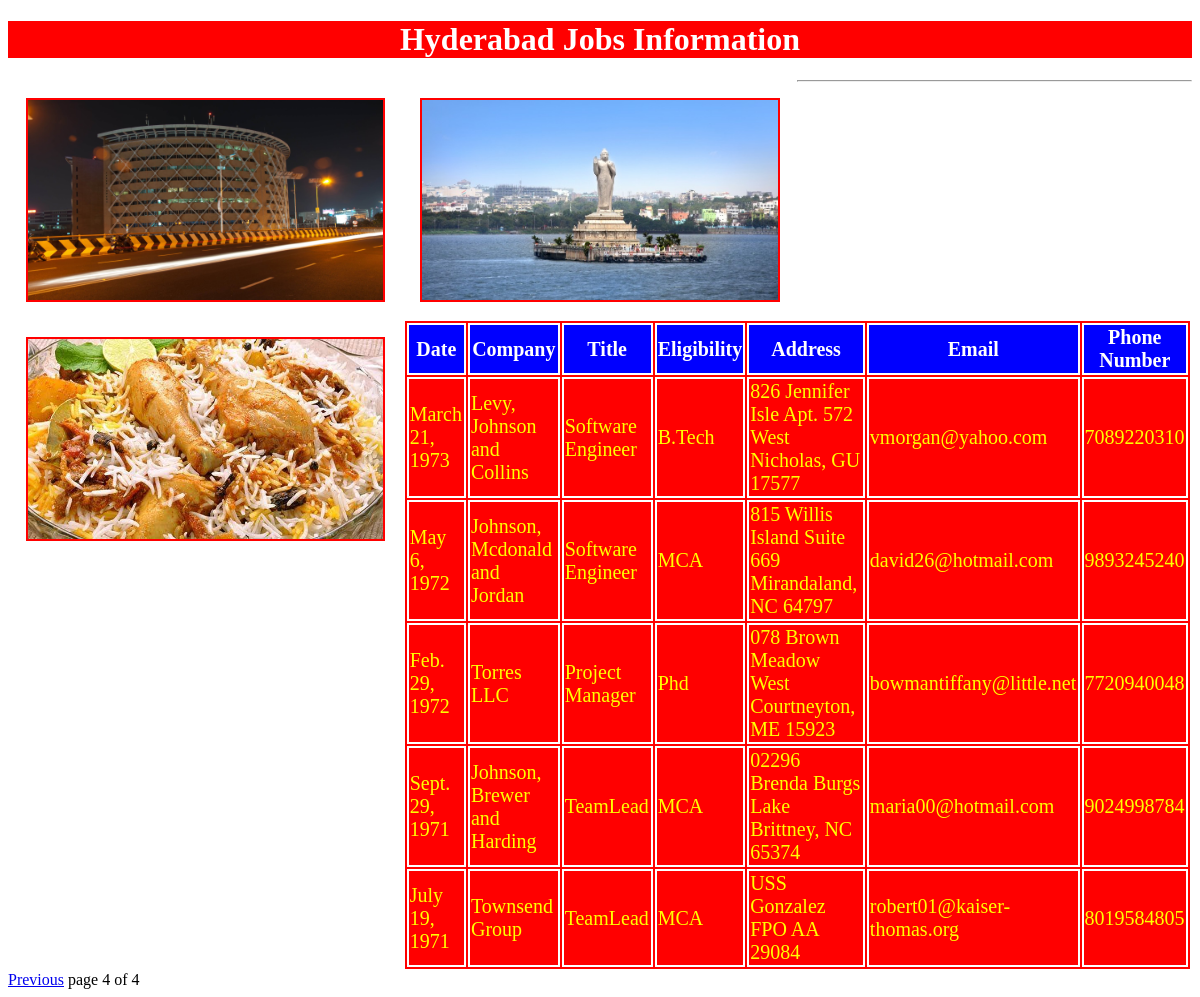
Screenshot of /hydjobs/?page=4 with the database file from the repository.
### testapp/models.py (models this page shows)
class hydjobs(models.Model):
    date=models.DateField();
    company=models.CharField(max_length=100);
    title=models.CharField(max_length=100);
    eligibility=models.CharField(max_length=100);
    address=models.CharField(max_length=100);
    email=models.EmailField();
    phonenumber=models.IntegerField()

### testapp/views.py (the view)
# urls.py: url(r'^hydjobs/', views.hydjobs1),
def hydjobs1(request):
    jobs_list=hydjobs.objects.order_by('-date')
    paginator=Paginator(jobs_list,25)
    page_number=request.GET.get('page')
    try:
        jobs_list=paginator.page(page_number)
    except PageNotAnInteger:
        jobs_list=paginator.page(1)
    except EmptyPage:
        jobs_list=paginator.page(paginator.num_pages)
    return render(request,'testapp/hydjobs.html',{'jobs_list':jobs_list})

### templates/testapp/hydjobs.html (shortened to what this page needs)
<!DOCTYPE html>
{%load staticfiles%}
<html lang="en" dir="ltr">
  <head>
    <link rel="stylesheet" href="{% static "css/demodjproject.css" %}">
  </head>
  <body>
    <h1>Hyderabad Jobs Information</h1>
      <img src="{%static "images/hyd2.jpg"%}" alt="">
      <img src="{%static "images/hyd1.jpg"%}" alt="">
      <img src="{%static "images/hyd3.jpg"%}" alt="">
      <hr>
      {% if jobs_list %}
      <table id='tab'>
        <thead>
          <th>Date</th>
          <th>Company</th>
          <th>Title</th>
          <th>Eligibility</th>
          <th>Address</th>
          <th>Email</th>
          <th>Phone Number</th>
        </thead>
        {%for job in jobs_list %}
        <tr>
          <td>{{job.date}}</td>
          <td>{{job.company}}</td>
          <td>{{job.title}}</td>
          <td>{{job.eligibility}}</td>
          <td>{{job.address}}</td>
          <td>{{job.email}}</td>
          <td>{{job.phonenumber}}</td>
        </tr>
        {% endfor %}
      </table>
      {%include 'testapp/pagination.html' with page=jobs_list%}
      {%else %}
      <p>No Jobs Found in Hyderabad</p>
    {% endif %}
  </body>
</html>

### static/css/demodjproject.css (style rules this page uses)
body { background: url(https://images.unsplash.com/photo-1512665591-75fa7ba868d7?ixlib=rb-0.3.5&ixid=eyJhcHBfaWQiOjEyMDd9&s=9fff1ea450ba4c7242b1bd207630469f&auto=format&fit=crop&w=667&q=80) }
img { height: 200px; width:30%; float:left; margin:1.5%; border:2px solid red; }
h1 { color:white; text-align: center; background:red; }
table,thead,th,tr,td { color:yellow; border:2px solid white; font-size: 20px; margin:auto; background:red; }
thead,th { color:white; border:2px solid white; font-size: 20px; margin:auto; background:blue; }

### rows the page displays
hydjobs: date "March 21, 1973", company "Levy, Johnson and Collins", title "Software Engineer", eligibility "B.Tech", address "826 Jennifer Isle Apt. 572 West Nicholas, GU 17577", email "vmorgan@yahoo.com", phonenumber "7089220310"
hydjobs: date "May 6, 1972", company "Johnson, Mcdonald and Jordan", title "Software Engineer", eligibility "MCA", address "815 Willis Island Suite 669 Mirandaland, NC 64797", email "david26@hotmail.com", phonenumber "9893245240"
hydjobs: date "Feb. 29, 1972", company "Torres LLC", title "Project Manager", eligibility "Phd", address "078 Brown Meadow West Courtneyton, ME 15923", email "bowmantiffany@little.net", phonenumber "7720940048"
hydjobs: date "Sept. 29, 1971", company "Johnson, Brewer and Harding", title "TeamLead", eligibility "MCA", address "02296 Brenda Burgs Lake Brittney, NC 65374", email "maria00@hotmail.com", phonenumber "9024998784"
hydjobs: date "July 19, 1971", company "Townsend Group", title "TeamLead", eligibility "MCA", address "USS Gonzalez FPO AA 29084", email "robert01@kaiser-thomas.org", phonenumber "8019584805"

### other values shown
{{ page.number }} "4"
{{ page.paginator.num_pages }} "4"
